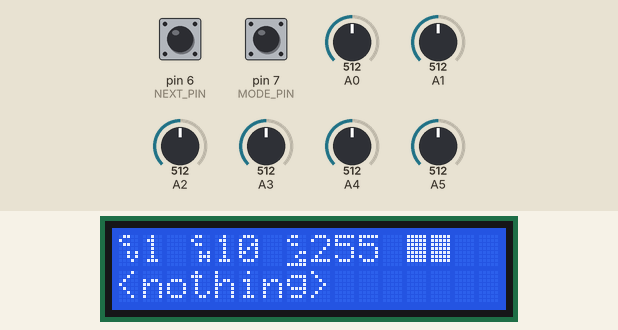
A sketch run on a simulated Arduino Uno, built with avr-gcc and run on an emulated ATmega328P. Shown: 16×2 character LCD. Inputs (shaded band) come from the test bench; at power-on: A5 = 512, pin 6 (NEXT_PIN) HIGH, pin 7 (MODE_PIN) HIGH, A0 = 512, A1 = 512, A2 = 512, A3 = 512, A4 = 512. What the sketch prints to the serial monitor is not drawn.

Above: at 1.2 s.
1.3 s: A5 set to 716
At 2.0 s:
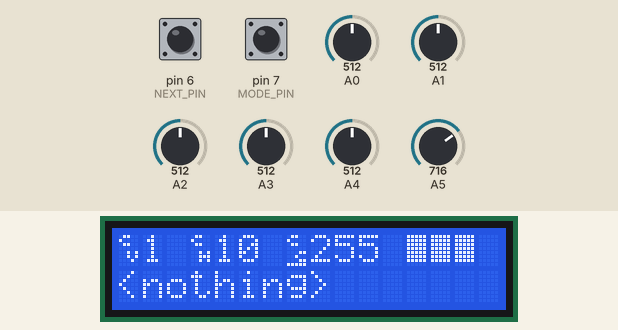
2.8 s: pin 6 (NEXT_PIN) pulled LOW for 0.15 s
At 4.0 s:
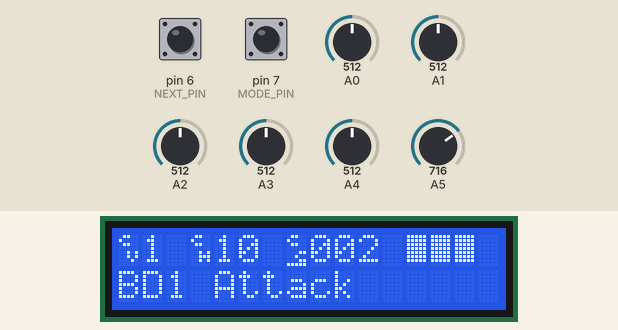
4.4 s: A5 set to 992
At 4.7 s:
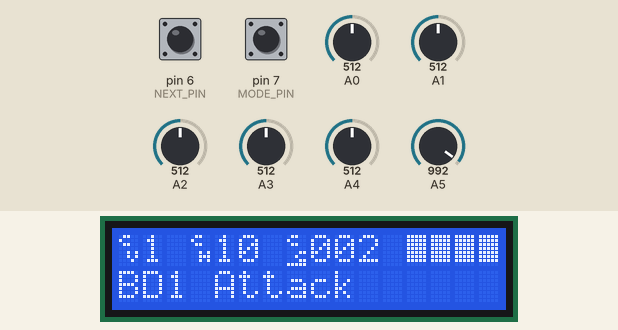
5.9 s: pin 6 (NEXT_PIN) pulled LOW for 1 s
At 6.5 s:
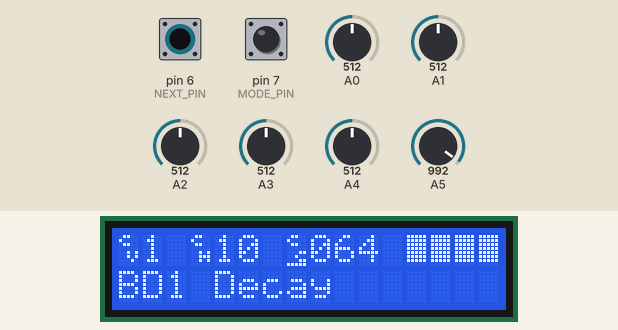
8.4 s: pin 6 (NEXT_PIN) pulled LOW for 0.15 s
At 8.7 s:
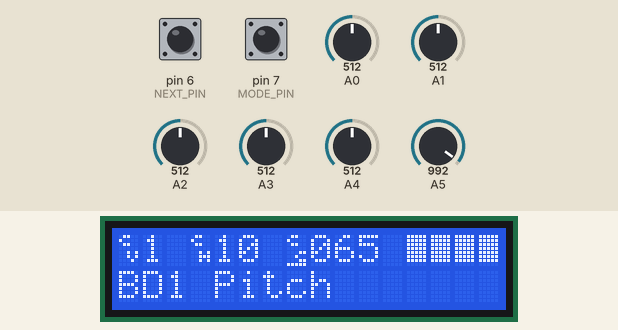
10.0 s: A5 set to 117
At 10.5 s:
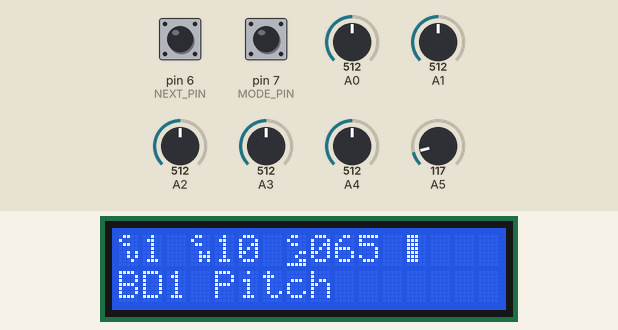
Timing chart, 0 to 13.0 s (numbered marks = the images above; inputs shaded):
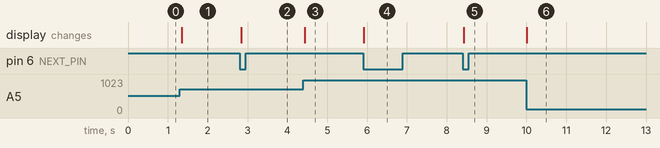

Measured:
- after the input at 1.3 s, the display: changes after 0.05 s (image 1)
- after the input at 2.8 s, the display: changes at once (image 2)
- after the input at 4.4 s, the display: changes at once (image 3)
- after the input at 5.9 s, the display: changes at once (image 4)
- after the input at 8.4 s, the display: changes at once (image 5)
- after the input at 10.0 s, the display: changes at once (image 6)

The sketch:

cvantez.ino
```cpp
#include <Bounce2.h>
#include <LiquidCrystal.h>

const int rs = 12, en = 11, d4 = 5, d5 = 4, d6 = 3, d7 = 2;
LiquidCrystal lcd(rs, en, d4, d5, d6, d7);

#define MIDI_BAUD_RATE 31250
#define IN_COUNT 6

const int CH_MAX = 16;
const int DISPLAY_ROWS = 2;
const int DISPLAY_COLS = 16;
const int CC_MAX = 127;
const int BAR_STATES = 5;
const int BAR_ROW = 0;
const int BAR_COL = 12;
const int BAR_WIDTH = 4;
const int CC_CHAR_IND = 5;
const int CH_CHAR_IND = 6;
const int CV_CHAR_IND = 7;
const int MIDI_CHANNEL_OUT = 10;
const int NUM_CV_INS = 1; //
const char SIXTEEN_SPACES[] = "                ";
const int DEBOUNCE_MS = 5;
const int CC_COMMAND = 0xB0;
const int INIT_CH = 9; //10 - 1
const int MIDI_REFRESH_RATE_MILLIS = 50;
const int DISPLAY_REFRESH_RATE_MILLIS = 50;
//int MAX_BAR_SIZE = BAR_STATES * BAR_WIDTH;

const int NEXT_PIN = 6;
Bounce bounceNext = Bounce();

const int MODE_PIN = 7;
Bounce bounceMode = Bounce();

const int NUM_CC_OPTIONS = 48;

int invals[IN_COUNT];
int ccIndices[IN_COUNT];
int chs[IN_COUNT];
int activeIndex = 0;
bool secondRowIsDirty = true;

unsigned long lastMidiMillis = 0;
unsigned long lastDisplayMillis = 0;

enum editState {

  CV_EDIT, CH_EDIT, CC_EDIT

};

int uiState = CC_EDIT;

byte ccs[NUM_CC_OPTIONS] = {
  255,
2,
64,
65,
3,
4,
5,
6,
66,
8,
9,
10,
11,
12,
13,
67,
14,
68,
69,
88,
70,
15,
71,
72,
73,
74,
16,
17,
75,
18,
76,
77,
19,
20,
78,
79,
21,
22,
80,
81,
23,
24,
82,
83,
84,
85,
86,
87
};

String descriptions[NUM_CC_OPTIONS] = {
"<nothing>",
"BD1 Attack",
"BD1 Decay",
"BD1 Pitch",
"BD1 Tune",
"BD1 Noise",
"BD1 Filter",
"BD1 Dist",
"BD1 Trigger",
"BD2 Decay",
"BD2 Tune",
"BD2 Tone",
"SD Tune",
"SD D-Tune",
"SD Snappy",
"SD SN Decay",
"SD Tone",
"SD Tone Decay",
"SD Pitch",
"RS Tune",
"CY Decay",
"CY Tone",
"CY Tune",
"OH Decay",
"HH Tune",
"HH Decay",
"CL Tune",
"CL Decay",
"CP Decay",
"CP Filter",
"CP Attack",
"CP Trigger",
"HT/C Tune",
"HT/C Decay",
"H Noise On/Off",
"H Tom/Conga",
"MT/C Tune",
"MT/C Decay",
"M Noise On/Off",
"M Tom/Conga",
"LT/C Tune",
"LT/C Decay",
"L Noise On/Off",
"L Tom/Conga",
"Tom Noise",
"CB Tune",
"CB Decay",
"MA Decay"
};


byte barCells[BAR_STATES][8] = {
   {
  B10000,
  B10000,
  B10000,
  B10000,
  B10000,
  B10000,
  B10000,
  } ,
     {
  B11000,
  B11000,
  B11000,
  B11000,
  B11000,
  B11000,
  B11000,
  } ,
     {
  B11100,
  B11100,
  B11100,
  B11100,
  B11100,
  B11100,
  B11100,
  } ,
     {
  B11110,
  B11110,
  B11110,
  B11110,
  B11110,
  B11110,
  B11110,
  } ,
     {
  B11111,
  B11111,
  B11111,
  B11111,
  B11111,
  B11111,
  B11111,
  }
};

byte ccChar[8] = {
  0b01100,
  0b10000,
  0b01100,
  0b00000,
  0b00011,
  0b00100,
  0b00011,
};

byte chChar[8] = {
  0b01100,
  0b10000,
  0b01100,
  0b00000,
  0b00101,
  0b00111,
  0b00101,
};

byte cvChar[8] = {
  0b01100,
  0b10000,
  0b01100,
  0b00000,
  0b00101,
  0b00101,
  0b00010
};

void setup() {

for (int i=0; i<IN_COUNT; i++)
{
  invals[i] = 0;
  ccIndices[i] = 0;
  chs[i] = INIT_CH;
  activeIndex = 0;
}
   pinMode(NEXT_PIN, INPUT_PULLUP);
   bounceNext.attach(NEXT_PIN);
   bounceNext.interval(DEBOUNCE_MS);

   pinMode(MODE_PIN, INPUT_PULLUP);
   bounceMode.attach(MODE_PIN);
   bounceMode.interval(DEBOUNCE_MS);

   Serial.begin(MIDI_BAUD_RATE);
   initDisplay();
}

void initDisplay()
{


  lcd.createChar(CC_CHAR_IND, ccChar);
  lcd.createChar(CH_CHAR_IND, chChar);
  lcd.createChar(CV_CHAR_IND, cvChar);


  //define custom characters for bar chart
  for (int i=0; i<BAR_STATES; i++)
  {
    lcd.createChar(i, barCells[i]);
  }

 // set up the LCD's number of columns and rows:
  lcd.begin(DISPLAY_COLS, DISPLAY_ROWS);


  lcd.print("CVantez v0.01");

}


void outputMIDI()
{

  unsigned long currTime = millis();

  if (currTime > lastMidiMillis + MIDI_REFRESH_RATE_MILLIS)
  {
      for (int i=0; i< IN_COUNT; i++)
      {
        cc(chs[i], ccs[ccIndices[i]], invals[i]);
      }
      lastMidiMillis = currTime;
  }


}

// plays a MIDI note. Doesn't check to see that cmd is greater than 127, or that
// data values are less than 127:
void noteOn(int cmd, int pitch, int velocity) {
  Serial.write(cmd);
  Serial.write(pitch);
  Serial.write(velocity);
}

void cc(int channel, int cc, int val)
{
  noteOn(channel | CC_COMMAND, cc, val);
}

void loop() {

  readAnalogInputs();
  scanButtons();
  outputMIDI();
  updateDisplay();


}

void readAnalogInputs()
{

  for (int i=0; i<IN_COUNT; i++)
  {
    invals[i] = analogRead((IN_COUNT-1)-i);
    invals[i] = invals[i] >> 3; //divide by 8 to turn [0, 1023] into [0, 127]
  }
}

void updateDisplay()
{

  unsigned long currTime = millis();

  if (currTime > lastDisplayMillis + DISPLAY_REFRESH_RATE_MILLIS)
  {
    lcd.setCursor(0, 0);

    lcd.write(byte(CV_CHAR_IND));
    lcd.print(activeIndex+1);

    lcd.print(" ");
    lcd.write(byte(CH_CHAR_IND));

    int outputCh = chs[activeIndex] + 1;

    if (outputCh < 10)
    {
      lcd.print("0");
    }

    lcd.print(outputCh);

    lcd.print(" ");
    lcd.write(byte(CC_CHAR_IND));

    int activeCC = ccs[ccIndices[activeIndex]];
    if (activeCC < 100)
    {
      lcd.print("0");
    }

    if (activeCC < 10)
    {
      lcd.print("0");
    }

    lcd.print(activeCC);
    lcd.print (" ");


    if (secondRowIsDirty)
    {


    //blank the second row
    lcd.setCursor(0, 1);
    lcd.print(SIXTEEN_SPACES);


    lcd.setCursor(0, 1);
    lcd.print(descriptions[ccIndices[activeIndex]]);

    secondRowIsDirty = false;
    }

    drawBarGraph(invals[activeIndex], BAR_ROW, BAR_COL, BAR_WIDTH);


    if (isCCSelected())
    {
      lcd.setCursor(7,0);
      lcd.cursor();
    }

    if (isCHSelected())
    {
      lcd.setCursor(3,0);
      lcd.cursor();
    }

    if (isCVSelected())
    {
      lcd.setCursor(0,0);
      lcd.cursor();
    }

    lastDisplayMillis = currTime;
  }

}

void scanButtons()
{
  bounceNext.update();
  bounceMode.update();

  if (bounceNext.fell())
  {
    nextClick();
  }

  if (bounceMode.fell())
  {
    modeClick();
  }


}

void nextClick(){
   if (uiState == CC_EDIT)
   {
     ccIndices[activeIndex]++;
     if (ccIndices[activeIndex] >= NUM_CC_OPTIONS)
     {
        ccIndices[activeIndex] = 0;
     }
   } else if (uiState == CV_EDIT)
   {
      activeIndex++;
      if (activeIndex >= IN_COUNT)
      {
        activeIndex = 0;
      }
   } else { // CH_EDIT
      chs[activeIndex]++;
      if (chs[activeIndex] >= CH_MAX)
      {
        chs[activeIndex] = 0;
      }
   }
   secondRowIsDirty = true;
}

void modeClick() {
  if (uiState == CC_EDIT)
  {
     uiState = CV_EDIT;
  } else if (uiState == CV_EDIT)
  {
     uiState = CH_EDIT;
  } else {
     uiState = CC_EDIT;
  }

  secondRowIsDirty = true;
}

bool isCCSelected()
{
  return uiState == CC_EDIT;
}
bool isCHSelected()
{
  return uiState == CH_EDIT;
}
bool isCVSelected()
{
  return uiState == CV_EDIT;
}

void drawBarGraph(int val, int row, int col, int width) {

  int barSize = width * BAR_STATES;

  int barval = ((val * 1.0) / (CC_MAX * 1.0)) * barSize;

  lcd.setCursor(col, row);

  int printedChars = 0;

  while (barval > 0)
  {
      if (barval >= BAR_STATES)
      { //write a full bar character
        barval = barval - BAR_STATES;
        lcd.write(byte(BAR_STATES-1));
      } else { //write the last, partial bar character
        lcd.write(byte(barval));
        barval = 0;
      }
      printedChars++;
  }

  while (printedChars < width)
  { //blank the rest of the line
      lcd.print(" ");
      printedChars++;
  }


}
```
